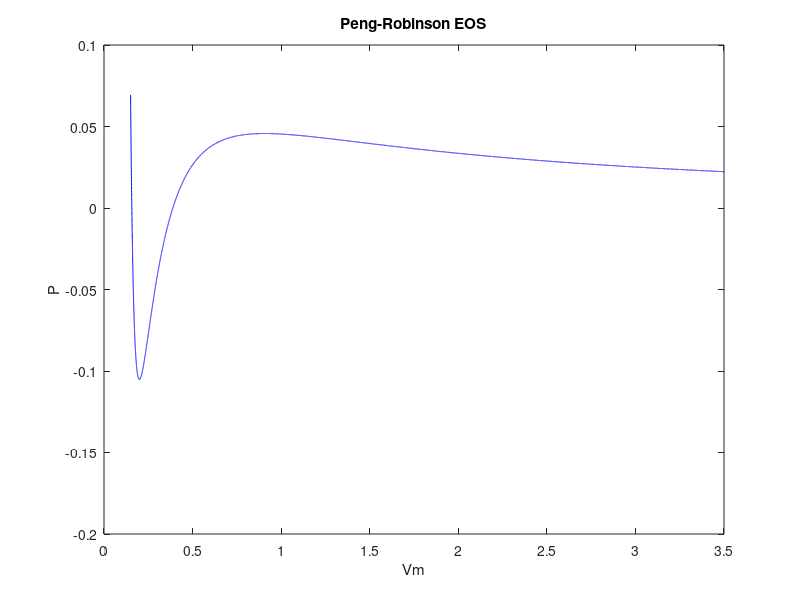

Source code (MATLAB): (Note: this script raises an error after producing the figure.)
%%%%%%%%%%%%%%%%%%%%%%%%%%%%%%%%%%%%%%%%%%%%%%%%%%%%%%%%%%%%%%%%%%%%%%%
% solveEOS.m: to solve the EOS for the coexisting densities 
%                        
%%%%%%%%%%%%%%%%%%%%%%%%%%%%%%%%%%%%%%%%%%%%%%%%%%%%%%%%%%%%%%%%%%%%%%%

% Shan Chen Lattice Boltzmann sample in Matlab
% Reference: Li, Qing, et al. "Lattice Boltzmann modeling of boiling heat 
%            transfer: The boiling curve and the effects of wettability." 
%            International Journal of Heat and Mass Transfer 85 (2015): 
%            787-796.

clear, clc;

a   = 3/49;
b   = 2/21;
R   = 1;
ome = 0.344;
Tc  = 0.0778/0.45724*a/(b*R);
T   = 0.86*Tc;
V   = [0.15:0.0001:3.5];
phi = (1 + (0.37464 + 1.54226*ome - 0.26992*ome^2)*(1 - sqrt(T/Tc)))^2;
p   = R*T./(V - b) - a*phi./(V.^2 + 2*b.*V - b^2);

plot(V, p, 'b');
hold on;

title('Peng-Robinson EOS');
xlabel('Vm');
ylabel('P');

P = 0.025;
deltaP = 0.025/2;
S1 = 1;
S2 = 0;
S = (S1 - S2)/S1;
%while(abs(S) > 0.00000001)
while(abs(S)>0.0001)
    Vm = solve('R*T/(Vm - b) - a*phi/(Vm^2 + 2*b*Vm - b^2) - P', 'Vm');
    % to get solutions
    Vm1 = double(vpa(real(subs(Vm(1)))));
    Vm2 = double(vpa(real(subs(Vm(2)))));
    Vm3 = double(vpa(real(subs(Vm(3)))));
    V1  = min([Vm1 Vm2 Vm3]);
    V2  = max([Vm1 Vm2 Vm3]);
    
    fcs = @(Vm) R*T./(Vm - b) - a*phi./(Vm.^2 + 2*b.*Vm - b^2);
    S1  = integral(fcs, V1, V2);
    % S1 is the integration area
    S2 = P*(V2 - V1);
    % S2 is a rectangular area
    if(S1 > S2)
        P = P + deltaP;
    else
        P = P - deltaP;
    end
    deltaP = deltaP/2;
    P
    S = (S1 - S2)/S1;
    S
end
P
V1
V2
rho1 = 1/V2
rho2 = 1/V1
plot(V, P*ones(1, length(V)), 'r');
plot([V1 V2], [P P], 'ko');
hold off;
    